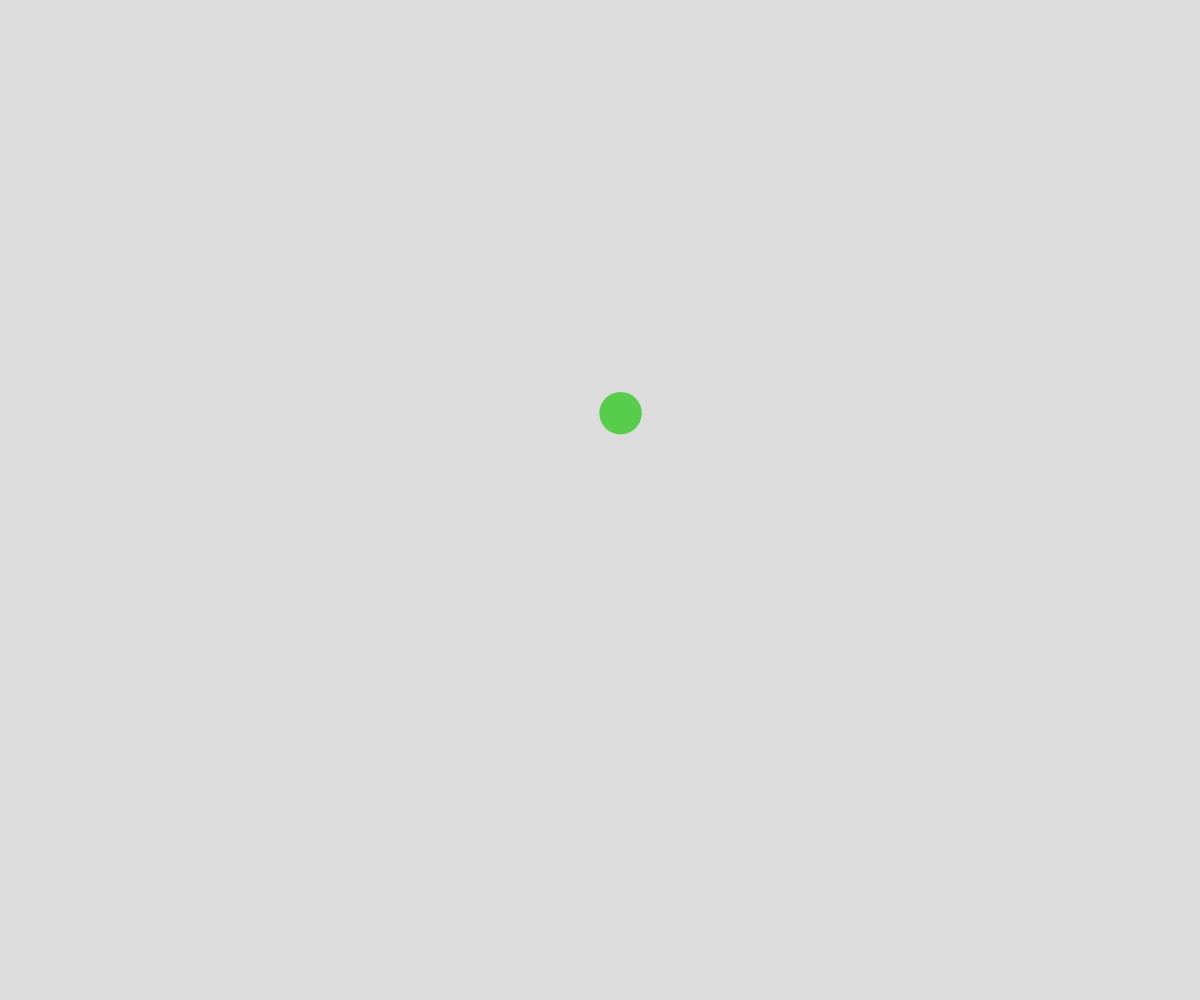
Frame 1 (no input)
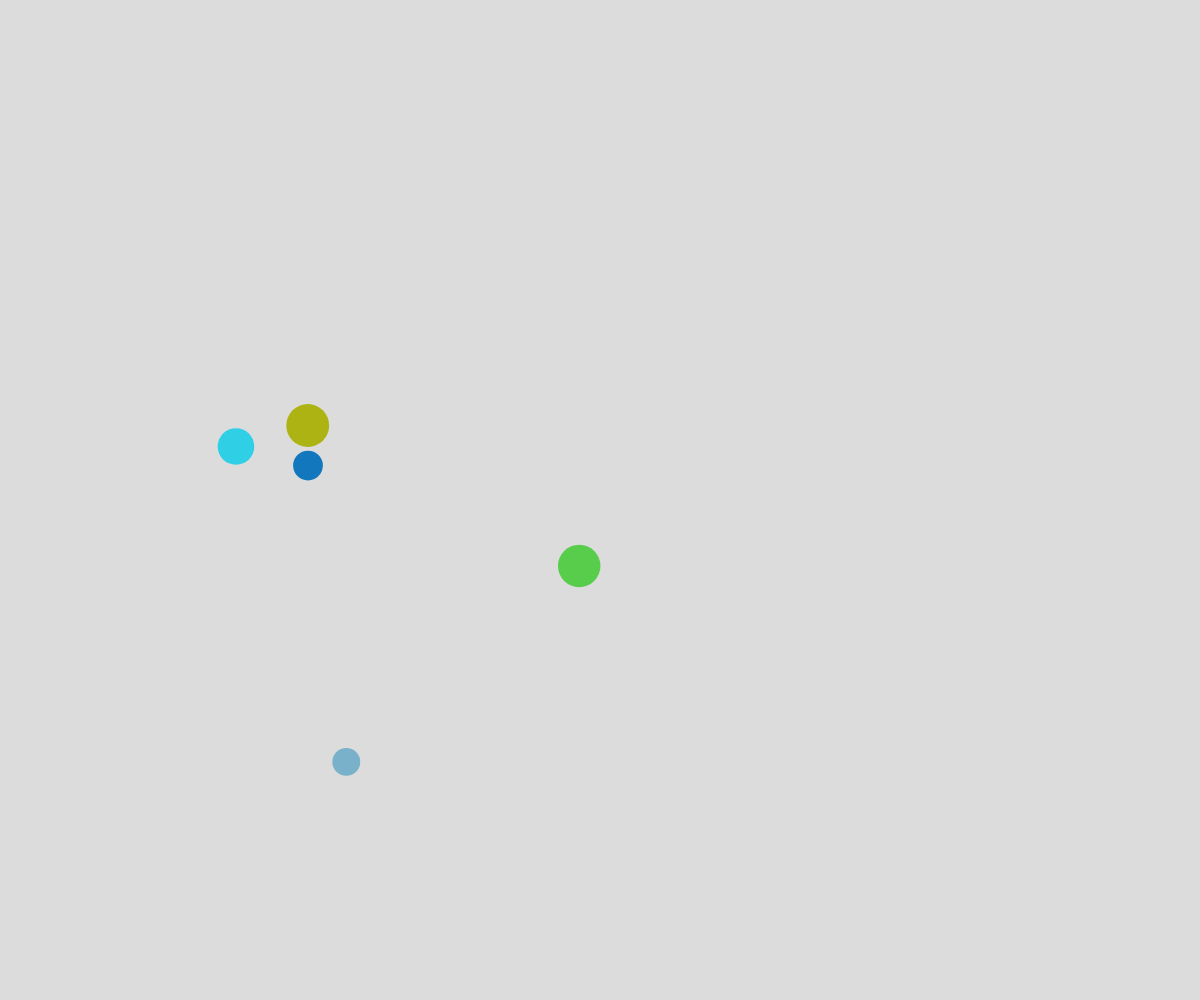
Frame 60 (no input)
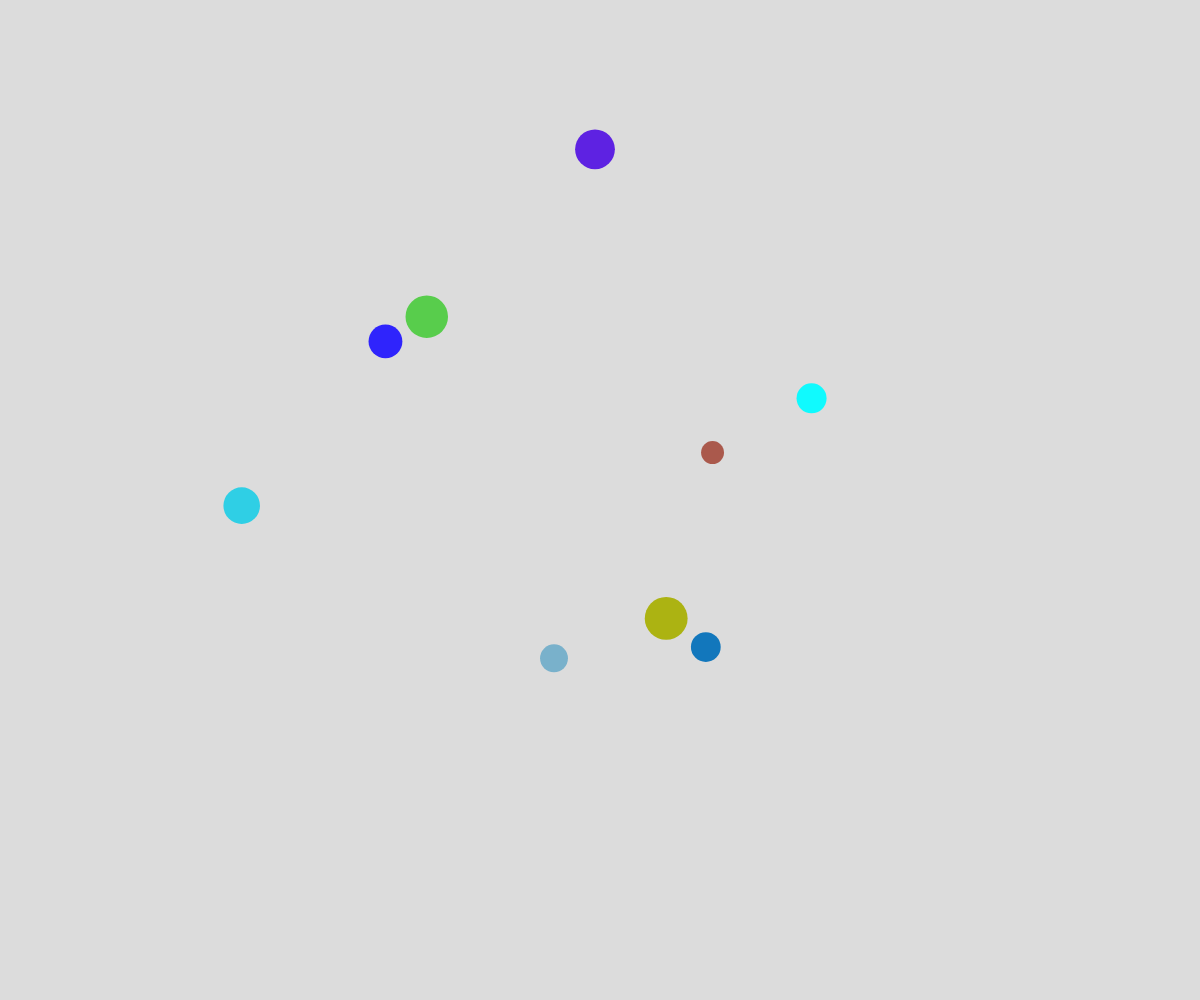
Frame 120 (the mouse pressed at the canvas centre since frame 60)

The p5.js sketch that drew these frames (run headless with seeded random() and noise() and a simulated clock; from frame 60 on, the mouse is pressed at the canvas centre):

// p5.js sketch
// ── sketch.js
// Perlin Bubbles Demo
// Noise, Arrays, and Object Notation

let theBubbles = [];

function setup() {
  createCanvas(windowWidth, windowHeight);
  noStroke();
  spawnBubble();

  //add new bubble every half second
  window.setInterval(spawnBubble, 500);
}

function draw() {
  background(220);
  
  for (let bubble of theBubbles) {
    //move
    bubble.x = noise(bubble.time) * width;
    bubble.y = noise(bubble.time + bubble.buffer) * height;
    bubble.time += bubble.deltaTime;

    //display
    fill(bubble.r, bubble.g, bubble.b);
    circle(bubble.x, bubble.y, bubble.diameter);
  }
}

function spawnBubble() {
  let _time = random(1000);
  let _buffer = random(1000);
  let theBubble = {
    time: _time,
    buffer: _buffer,
    x: noise(_time) * width,
    y: noise(_time + _buffer) * height,
    diameter: random(20, 50),
    deltaTime: 0.01,
    r: random(255),
    g: random(255),
    b: random(255),
  };
  theBubbles.push(theBubble);
}
